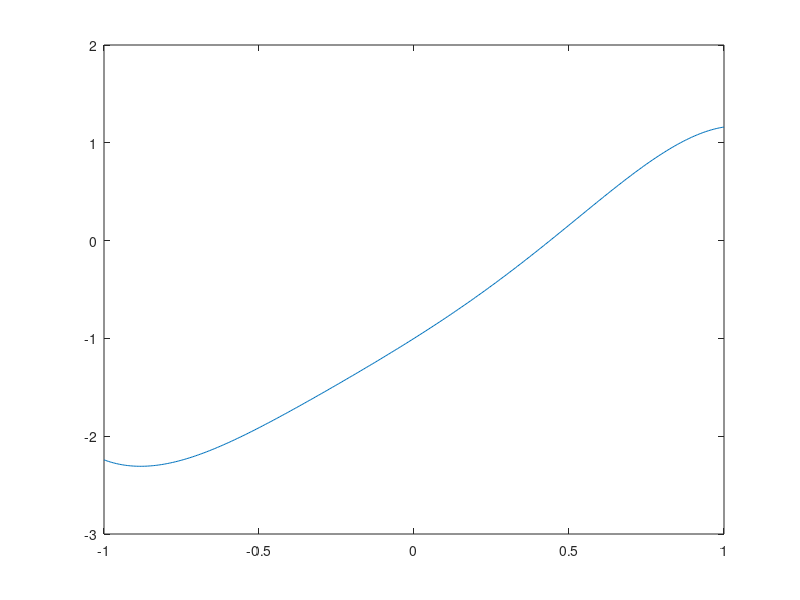

Write the MATLAB code that produced this figure. (Note: this script raises an error after producing the figure.)
clc; close all; clear variables;

f = @(x) (2*x.^3 + 3*x - 1).*cos(x) - x;

xs = linspace(-1, 1, 400);
y = f(xs);
figure;
plot(xs, y);
hold on;
yline(0, 'Color', 'black', 'LineWidth', 0.5);
%